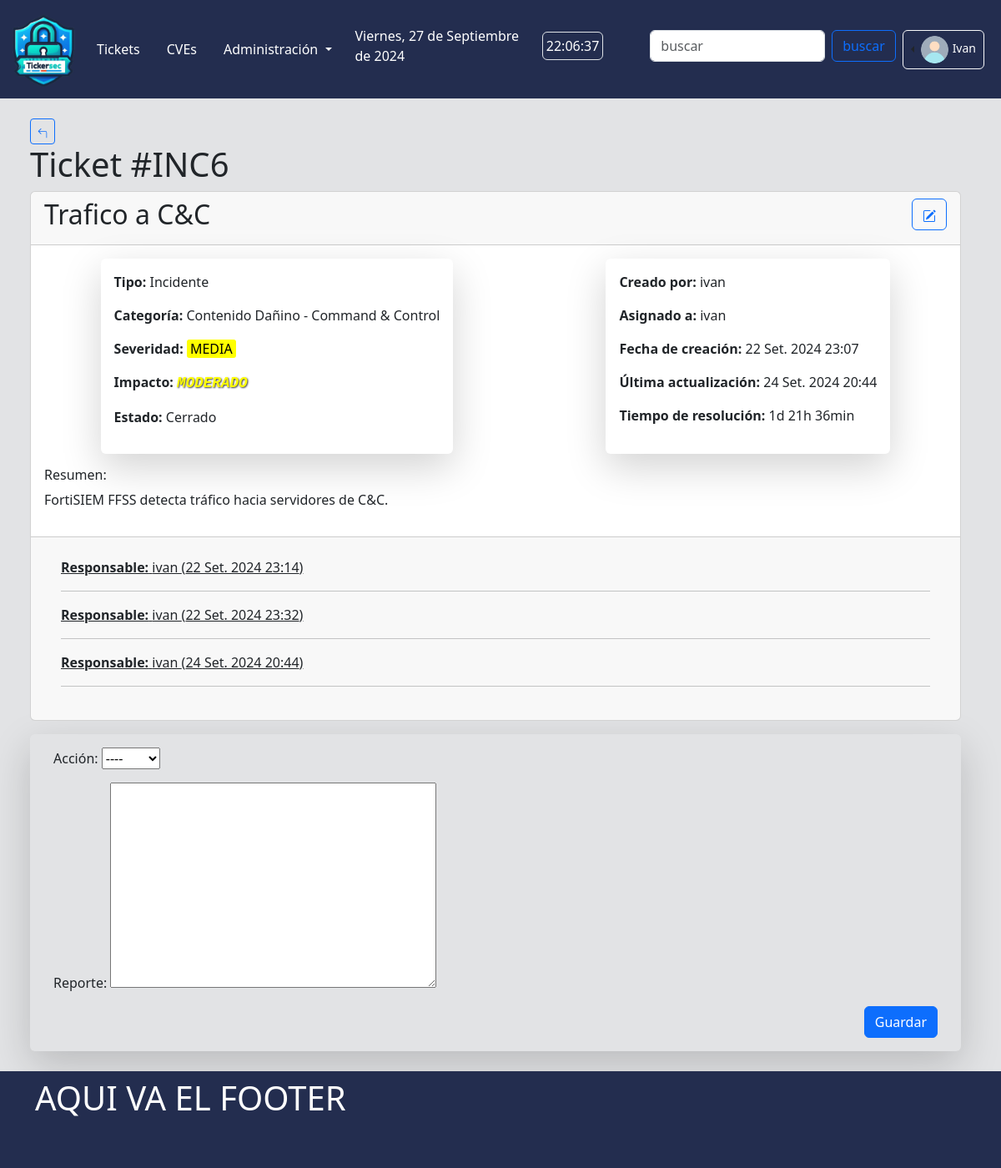
/core/tickets/detail/6/ (signed in), run on the app's committed database.
### core/models.py (models this page shows, shortened)
class Ticket(models.Model):
    type = models.CharField(verbose_name='Tipo', max_length=50, choices=TicketType.choices, default=TicketType.INCIDENTE)
    category = models.ForeignKey(TicketCategory, verbose_name='Categoria', related_name='categorias', on_delete=models.PROTECT)
    title = models.CharField(verbose_name='Titulo', max_length=50, blank=False) # auto_now_add: actualiza el valor con la hora y la fecha de creación del registro.
    createdAt = models.DateTimeField(auto_now_add=True) # auto_now: actualiza el valor del campo a la hora y fecha actuales cada vez que se llama a Model.save().
    lastUpdate = models.DateTimeField(auto_now=True)
    resolution = models.DurationField(verbose_name='Resolucion', blank=True, null=True)
    severity = models.CharField(verbose_name='Severidad', choices=Severity.choices, default=Severity.NULA.name, max_length=7)
    impact = models.CharField(verbose_name='Impacto', choices=Impact.choices, default=Impact.NULO.name, max_length=10)
    status = models.CharField(verbose_name='Estado', choices=TicketStatus.choices, default=TicketStatus.ABIERTO.name, max_length=10)
    createdBy = models.ForeignKey(User, verbose_name='Remitente', related_name='created_tickets', on_delete=models.PROTECT, blank=False)
    assignedTo = models.ForeignKey(User, verbose_name='Responsable', related_name='assigned_tickets', on_delete=models.PROTECT, blank=False)
    resume = models.CharField(verbose_name='Resumen', max_length=300, blank=False)
    report = models.ForeignKey(TicketReport, verbose_name='Reporte', related_name='reportes', on_delete=models.PROTECT, null=True, blank=True)
    def resolution_display(self):
        if not self.resolution:
            return 'Sin resolver'
        else:
            total_seconds = int(self.resolution.total_seconds())
            days = total_seconds // 86400
            hours = (total_seconds % 86400) // 3600
            minutes = (total_seconds % 3600) // 60
            return f'{days}d {hours}h {minutes}min'
    class Meta:
        ordering = ['-pk']
        verbose_name_plural = 'Tickets'

class TicketCategory(models.Model):
    name = models.CharField(verbose_name='Categoria', max_length=50, blank=False)
    subcategory = models.CharField(verbose_name='Subcategoria', max_length=50, unique=True, blank=False)
    description = models.CharField(verbose_name='Descripcion', max_length=500, blank=False)
    createdAt = models.DateTimeField(auto_now_add=True)
    createdBy = models.ForeignKey(User, on_delete=models.PROTECT, null=False)
    active = models.BooleanField(verbose_name='Activo', null=False, default=True)
    def __str__(self):
        return f'{self.name} - {self.subcategory}'
    class Meta:
        ordering = ['name', 'subcategory']
        verbose_name_plural = 'Categorias'

class TicketReport(models.Model):
    createdAt = models.DateTimeField(auto_now_add=True)
    createdBy = models.ForeignKey(User, verbose_name='Remitente', related_name='created_reports', on_delete=models.PROTECT, blank=False)
    title = models.CharField(verbose_name='Titulo', max_length=50, blank=False)
    ticket = models.ForeignKey('Ticket', related_name='reportes', on_delete=models.PROTECT)
    report = QuillField(verbose_name='Reporte', blank=False, unique=True)
    class Meta:
        ordering = ['createdAt']
        verbose_name_plural = 'Reportes'

### core/views.py (the view, shortened to what this page needs)
# urls.py: path("tickets/detail/<int:pk>/", TicketDetailView.as_view(), name="detail-ticket"),
class TicketDetailView(LoginRequiredMixin, DetailView):
    model = Ticket
    template_name = 'core/ticket_detail.html'
    context_object_name = 'ticket'
    login_url = 'login'
    form_class = TicketReportForm
    def get_context_data(self, **kwargs):
        context = super().get_context_data(**kwargs)
        ticket = self.get_object()
        context['ticket'] = ticket
        context['reportForm'] = TicketReportForm(initial={'ticket': ticket})
        context['reports'] = ticket.reportes.all()
        return context

### core/forms.py
class TicketReportForm(forms.ModelForm):
    CHOICES = [('','----'),('close','Cerrar')]
    action = forms.ChoiceField(choices=CHOICES, required=True, label='Acción')
    class Meta:
        model = TicketReport
        fields = ['action','report']
        widgets = {
            'action': forms.Select(attrs={'class': 'form-select'})
        }

### templates/core/ticket_detail.html (shortened to what this page needs)
{% extends "dash/base.html" %}
{% load static %}
{% block main %}
<div class="container m-4">
    <div class="d-flex">
        <a href="{% url 'core:tickets' %}" class="btn btn-sm btn-outline-primary">
        </a>
    </div>
    <h1>Ticket #{{ ticket.type }}{{ ticket.pk }}</h1>
    <div class="card">
        <div class="card-header d-flex justify-content-between">
            <h2>{{ ticket.title }}</h2>
            <div>
                <a type="button" href="{% url 'core:update-ticket' ticket.pk %}" class="btn btn-outline-primary" title="Editar">
                </a>
            </div>
        </div>
        <div class="card-body row gx-5 justify-content-around">
            <div class="col-auto rounded shadow-lg p-3">
                <p><strong>Tipo:</strong> {{ ticket.get_type_display }}</p>
                <p><strong>Categoría:</strong> {{ ticket.category }}</p>
                <p>
                    <strong>Severidad:</strong>
                    <span class="severidad-{{ ticket.severity|lower }} px-1">{{ ticket.severity }}</span>
                </p>
                <p>
                    <strong>Impacto:</strong>
                    <span class="impacto-{{ ticket.impact|lower }}">{{ ticket.impact }}</span>
                </p>
                <p><strong>Estado:</strong> {{ ticket.get_status_display }}</p>
            </div>
            <div class="col-auto rounded shadow-lg p-3">
                <p><strong>Creado por:</strong> {{ ticket.createdBy }}</p>
                <p><strong>Asignado a:</strong> {{ ticket.assignedTo }}</p>
                <p><strong>Fecha de creación:</strong> {{ ticket.createdAt }}</p>
                <p><strong>Última actualización:</strong> {{ ticket.lastUpdate }}</p>
                <p><strong>Tiempo de resolución:</strong> {{ ticket.resolution_display }}</p>
            </div>
            <div class="row mt-3">
                <div class="col-auto">
                    <h6>Resumen:</h6>
                    <p>{{ ticket.resume }}</p>
                </div>
            </div>
        </div>
        <div class="card-footer p-4">
            <div class="container">
                {% for report in reports %}
                <p class="text-decoration-underline"><Strong>Responsable:</Strong> {{ report.createdBy }} ({{report.createdAt }})</p>
                <hr>
                {% endfor %}
            </div>
        </div>
    </div>
    <div class="container shadow-lg mt-3 rounded">
        <form method="post" action="{% url 'core:detail-ticket' ticket.pk %}" enctype="multipart/form-data" class="p-3">
            {% for field in reportForm %}
            <div class="form-group mb-3">
                <label for="{{form.label.id_for_label}}">{{field.label}}:</label>
                {{field}}
            </div>
            {% endfor %}
            <div class="d-flex justify-content-end">
                <button type="submit" class="btn btn-primary">Guardar</button>
            </div>
        </form>
    </div>
</div>
{% endblock main %}

### templates/dash/base.html (shortened to what this page needs)
{% load static %}
<!DOCTYPE html>
<html lang="es">
<head>
    {% load django_bootstrap5 %}
    {% bootstrap_css %}
    {% block extra_css %}
    <link rel="stylesheet" href="{% static 'css/dash/styles.css' %}">
    {% endblock extra_css %}
</head>
<body class="bg-secondary-subtle">
    <header class="bg-blueMilei">
        <nav class="navbar navbar-expand-lg me-2">
            <div class="container-fluid">
                <a class="navbar-brand" href="{% url 'dash:index' %}">
                    <img src='{% static "img/dash/favicon-824.png" %}' width="80rem" alt="" srcset="">
                </a>
                <div class="collapse navbar-collapse justify-content-around align-items-center" id="navbarSupportedContent">
                    <ul class="navbar-nav me-auto mb-2 mb-lg-0">
                        <li class="navItemEffect nav-item me-3">
                            <a class="navTextEffect nav-link" aria-current="page"
                                href="{% url 'core:tickets' %}">Tickets</a>
                        </li>
                        <li class="navItemEffect nav-item me-3">
                            <a class="navTextEffect nav-link" href="#">CVEs</a>
                        </li>
                        <li class="navItemEffect nav-item me-3 dropdown">
                            <a class="navTextEffect nav-link dropdown-toggle" href="#" role="button"
                                data-bs-toggle="dropdown" aria-expanded="false">
                                Administración
                            </a>
                        </li>
                    </ul>
                    <div class="d-flex align-items-center me-2 mb-2">
                        <div class="nav-link disabled text-white p-1 me-3" id="fechaCompleta"></div>
                        <div class="nav-link disabled text-white p-1 me-5 border rounded" id="reloj"></div>
                    </div>
                    <form class="d-flex justify-content-around align-items-center me-2 mb-2" role="search">
                        <input class="form-control me-2" type="search" placeholder="buscar" aria-label="Search">
                        <button class="btn btn-outline-primary" type="submit">buscar</button>
                    </form>
                    {% if user.is_authenticated %}
                    <div class="nav-item btn-group dropstart border border-light rounded p-1">
                        <button class="btn btn-sm dropdown-toggle p-0 px-1" type="button" id="dropdownMenuUser" data-bs-toggle="dropdown" aria-expanded="false">
                            <img src="{% static 'img/dash/user.png' %}" alt="avatar icon" class="rounded-circle"
                                style="width: 35px;">
                            <span class="text-white">{{ user|title }}</span>
                        </button>
                    </div>
                    {% else %}
                    <a href="{% url 'login' %}" class="btn btn-sm btn-outline-success">Ingresar</a>
                    {% endif %}
                </div>
            </div>
        </nav>
    </header>
    {% block main %}{% endblock main %}
    <footer class="bg-blueMilei text-white p-2">
        <div class="container" style="min-height: 100px;">
            <h1>AQUI VA EL FOOTER</h1>
        </div>
    </footer>
</body>
</html>

### static/css/dash/styles.css (style rules this page uses)
:root { --bg-blueMilei: rgb(35, 45, 79); --bg-blueMilei-subtle: rgb(45, 55, 100); }
.bg-blueMilei { background-color: var(--bg-blueMilei) !important; }
.navTextEffect { color:white; }
.severidad-media { background-color: yellow; color: black; border-radius: 3px; }
.impacto-moderado { color: yellow; text-shadow: rgb(60, 60, 60) 1px 1px 2px; font-style: italic; font-weight: bold; font-family: 'Courier New', Courier, monospace; font-size: 1.1rem; }

### data on the page
Ticket: type "INC", pk "6", title "Trafico a C&C", type "Incidente", category "Contenido Dañino - Command & Control", severity "MEDIA", impact "MODERADO", status "Cerrado", createdBy "ivan", assignedTo "ivan", createdAt "22 Set. 2024 23:07", lastUpdate "24 Set. 2024 20:44", resolution_display "1d 21h 36min", resume "FortiSIEM FFSS detecta tráfico hacia servidores de C&C."
TicketReport: createdBy "ivan", createdAt "22 Set. 2024 23:14"
TicketReport: createdBy "ivan", createdAt "22 Set. 2024 23:32"
TicketReport: createdBy "ivan", createdAt "24 Set. 2024 20:44"

### other printed values
{{ user|title }} "Ivan"
{{ field.label }} "Acción" "Reporte"
